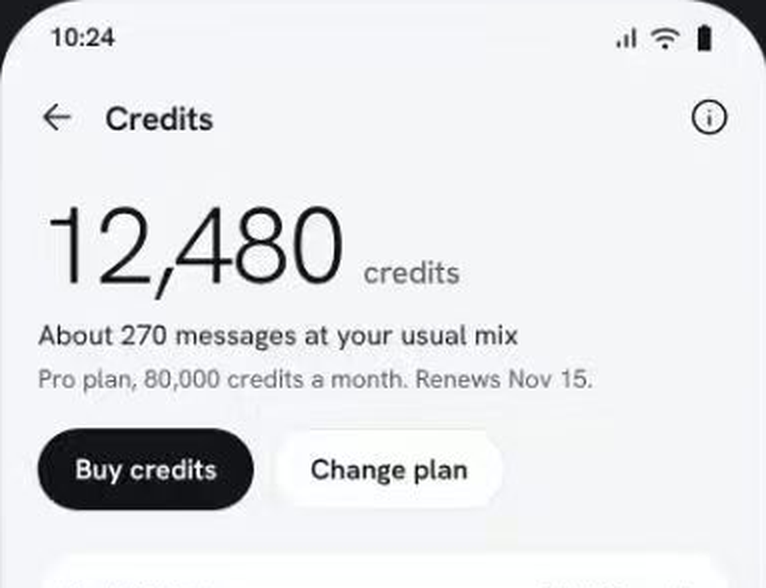
#> input picture UIDesign/app/medley/docs/verification/rounds/v1.9/measure/credits-top-strip.png, 766 x 588 px, given in place of welcome-dark.png, which was not available
$ python final-measure.py
#> lines starting #> are read from the running program, lines starting #| are printed output that depends on the picture; after the words box and inside, x2 and y2 are one past the last pixel; in counts of white or black regions, pixels touching at a corner belong together; pictures that were not available may be replaced by others from this repository, and a replacement may not be noted
from PIL import Image
import numpy as np
import os
V19 = '/home/hatch/workspace/DesignRepoForMuse/UIDesign/app/medley/docs/verification/rounds/v1.9'
S = 0.9860  # framed scale; content css = shot/S - 2 (2px bezel each side)
def load(name):
#> called with name = 'welcome-dark'
    return np.array(Image.open(f'{V19}/{name}.png').convert('RGB')).astype(int)
def band(g, y0, y1, x0, x1, thr, label, bright=True):
    m = (g[y0:y1, x0:x1] > thr) if bright else (g[y0:y1, x0:x1] < thr)
    ys, xs = np.where(m)
    if len(xs) == 0:
        print(f'{label}: none'); return None
    print(f'{label}: shot y {ys.min()+y0}-{ys.max()+y0} -> content {round((ys.min()+y0)/S-2,1)}-{round((ys.max()+y0)/S-2,1)} x {xs.min()+x0}-{xs.max()+x0}')
    return (round((ys.min()+y0)/S-2,1), round((ys.max()+y0)/S-2,1))
def patch(im, x, y, label):
    # content coords -> shot coords
    sx, sy = int((x+2)*S), int((y+2)*S)
    p = im[sy-2:sy+3, sx-2:sx+3].reshape(-1, 3)
    med = tuple(int(np.median(p[:, i])) for i in range(3))
    print(f'{label}: content ({x},{y}) median {med}')
    return med

w = load('welcome-dark'); wg = w.mean(axis=2)
print('== welcome ==')
band(wg, 0, 50, 0, 390, 150, 'status ink bright')
#> in band, `m = (g[y0:y1, x0:x1] > thr) if bright else (g[y0:y1, x0:x1] < thr)`:
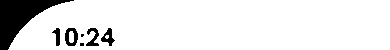
#> m: shape (50, 390) bool; 89.9% white; 7 black regions (2 under 20 px), largest, box (x1, y1, x2, y2) and area: (0, 0, 74, 50) 1481, (65, 28, 78, 46) 144, (86, 28, 99, 46) 120, (101, 28, 115, 46) 117, (52, 28, 60, 46) 80
#> in band, `ys, xs = np.where(m)`: ys = 17538 values from 0 to 49; xs = 17538 values, max 389 at index 315, min 8 at index 17156, mean 212.3
#| status ink bright: shot y 0-49 -> content -2.0-47.7 x 8-389
band(wg, 50, 90, 0, 390, 150, 'header band bright')
#> call 2 of band, with y0 = 50, y1 = 90, x0 = 0, x1 = 390, thr = 150, label = 'header band bright', bright = True
#> in band (call 2), `m = (g[y0:y1, x0:x1] > thr) if bright else (g[y0:y1, x0:x1] < thr)`:
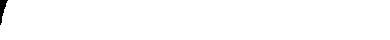
#> m: shape (40, 390) bool; 99.4% white; 1 black region, box (x1, y1, x2, y2) and area: (0, 0, 8, 25) 97
#> in band (call 2), `ys, xs = np.where(m)`: ys = 15503 values from 0 to 39; xs = 15503 values, max 389 at index 381, min 0 at index 9653, mean 195.7
#| header band bright: shot y 50-89 -> content 48.7-88.3 x 0-389
band(wg, 250, 340, 0, 390, 170, 'title band')
#> call 3 of band, with y0 = 250, y1 = 340, x0 = 0, x1 = 390, thr = 170, label = 'title band', bright = True
#> in band (call 3), `m = (g[y0:y1, x0:x1] > thr) if bright else (g[y0:y1, x0:x1] < thr)`:
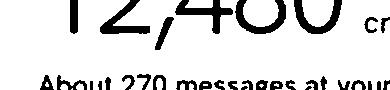
#> m: shape (90, 390) bool; 85.9% white; 33 black regions (2 under 20 px), largest, box (x1, y1, x2, y2) and area: (175, 0, 233, 34) 655, (235, 0, 286, 34) 655, (100, 0, 150, 34) 634
#| title band: shot y 250-339 -> content 251.5-341.8 x 0-389
band(wg, 340, 380, 0, 390, 150, 'sub1 band')
#> call 4 of band, with y0 = 340, y1 = 380, x0 = 0, x1 = 390, thr = 150, label = 'sub1 band', bright = True
#> in band (call 4), `m = (g[y0:y1, x0:x1] > thr) if bright else (g[y0:y1, x0:x1] < thr)`:
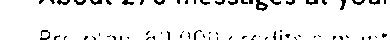
#> m: shape (40, 390) bool; 93.2% white; black in thin lines or dots, all inside (x1, y1, x2, y2) = (39, 0, 387, 40)
#> in band (call 4), `ys, xs = np.where(m)`: ys = 14545 values from 0 to 39; xs = 14545 values, max 389 at index 283, min 0 at index 0, mean 193.3
#| sub1 band: shot y 340-379 -> content 342.8-382.4 x 0-389
band(wg, 380, 430, 0, 390, 120, 'sub2 band (thr120)')
#> in band (call 5), `m = (g[y0:y1, x0:x1] > thr) if bright else (g[y0:y1, x0:x1] < thr)`:
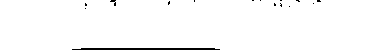
#> m: shape (50, 390) bool; 98.2% white; 15 black regions (14 under 20 px), largest, box (x1, y1, x2, y2) and area: (72, 48, 220, 50) 282
#> in band (call 5), `ys, xs = np.where(m)`: ys = 19158 values from 0 to 49; xs = 19158 values, max 389 at index 372, min 0 at index 0, mean 195.2
#| sub2 band (thr120): shot y 380-429 -> content 383.4-433.1 x 0-389
band(wg, 630, 710, 0, 390, 200, 'google pill')
band(wg, 710, 760, 0, 390, 150, 'try btn text')
band(wg, 760, 820, 0, 390, 120, 'footnote')
patch(w, 195, 100, 'welcome bg top-centre')
#> in patch, `p = im[sy-2:sy+3, sx-2:sx+3].reshape(-1, 3)`: p = 25 rows, first 8: [244, 245, 249], [245, 246, 250], [246, 247, 251], [246, 247, 251], [245, 246, 250], [247, 248, 251], [246, 247, 250], [242, 243, 247]
#> in patch, `med = tuple(int(np.median(p[:, i])) for i in range(3))`: med = (246, 247, 250)
#| welcome bg top-centre: content (195,100) median (246, 247, 250)
patch(w, 60, 100, 'welcome bg top-left')
#> in patch (call 2), `p = im[sy-2:sy+3, sx-2:sx+3].reshape(-1, 3)`: p = 25 rows, first 8: [245, 246, 250], [244, 245, 249], [244, 245, 249], [245, 246, 250], [245, 246, 250], [245, 246, 250], [248, 249, 252], [247, 248, 251]
#| welcome bg top-left: content (60,100) median (245, 246, 250)
patch(w, 330, 100, 'welcome bg top-right')
#> in patch (call 3), `p = im[sy-2:sy+3, sx-2:sx+3].reshape(-1, 3)`: p = 25 rows, first 8: [245, 246, 248], [245, 246, 248], [245, 246, 248], [245, 246, 248], [245, 246, 248], [245, 246, 248], [245, 246, 248], [245, 246, 248]
#| welcome bg top-right: content (330,100) median (245, 246, 248)
patch(w, 195, 250, 'welcome glow blue-ish (195,250)')
#> in patch (call 4), `p = im[sy-2:sy+3, sx-2:sx+3].reshape(-1, 3)`: p = 25 rows, first 8: [165, 166, 168], [214, 215, 218], [243, 244, 247], [246, 247, 249], [239, 240, 242], [202, 203, 205], [238, 239, 240], [251, 252, 253]
#| welcome glow blue-ish (195,250): content (195,250) median (245, 246, 248)
patch(w, 60, 450, 'welcome glow warm-left (60,450)')
#> in patch (call 5), `p = im[sy-2:sy+3, sx-2:sx+3].reshape(-1, 3)`: p = 25 rows, first 8: [27, 28, 32], [29, 30, 34], [28, 29, 33], [25, 26, 30], [21, 22, 26], [25, 26, 30], [24, 25, 29], [24, 25, 29]
#| welcome glow warm-left (60,450): content (60,450) median (18, 19, 23)
patch(w, 330, 450, 'welcome glow right (330,450)')
#> in patch (call 6), `p = im[sy-2:sy+3, sx-2:sx+3].reshape(-1, 3)`: p = 25 rows, first 8: [253, 254, 255], [253, 254, 255], [253, 254, 255], [253, 255, 254], [253, 255, 254], [253, 254, 255], [253, 254, 255], [253, 254, 255]
#| welcome glow right (330,450): content (330,450) median (253, 254, 255)
# cursor dot: find blue-ish pixels near title
sub = w[270:330, 280:340].astype(int)
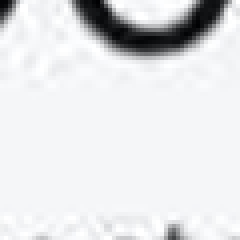
#> sub: shape (60, 60, 3) int64 (shown 4 times larger); mean R, G, B 226.2, 227.2, 229.1
blu = (sub[:, :, 2] > 150) & (sub[:, :, 2] - sub[:, :, 0] > 30)
#> blu: shape (60, 60) bool; every value is 0
ys, xs = np.where(blu)
#> ys = empty array; xs = empty array
#> (the run stopped early here; a loop or call above may not have finished)
